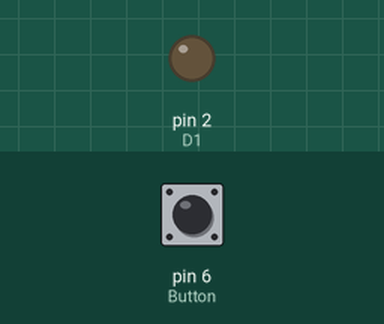
Bench run of a sketch on a simulated Arduino Uno, built with avr-gcc and run on an emulated ATmega328P. Shown: output pins drawn as LEDs (lit = HIGH). The inputs (shaded band) are chosen by the test bench; at power-on: pin 6 (Button) LOW.

Above: at 1.2 s.
1.3 s: pin 6 (Button) pulled HIGH for 0.15 s
At 1.37 s:
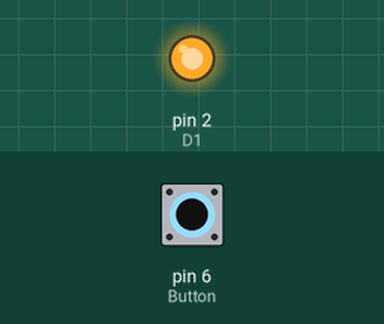
2.9 s: pin 6 (Button) pulled HIGH for 3.2 s
At 6.8 s:
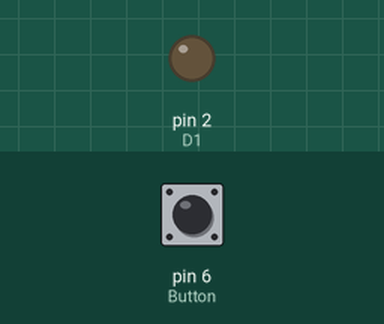
Timing chart, 0 to 8.3 s (numbered marks = the images above; inputs shaded):
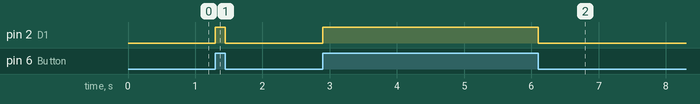

Measured:
- after the input at 1.3 s, pin 2 (D1): LOW → HIGH at once, → LOW 0.15 s later
- after the input at 2.9 s, pin 2 (D1): LOW → HIGH at once, → LOW 3.2 s later

The sketch:

Controlled_Blinky.ino
```cpp
//CG Excercise 2 for Reacting to Button Input

int Button=6;
int D1=2;
boolean LEDState=LOW;
boolean pinState=false;
void setup()
{
  pinMode(D1, OUTPUT);
  pinMode(Button, INPUT);

}


void loop()
{
  pinState=digitalRead(Button);
  digitalWrite(D1,pinState);


}
```
